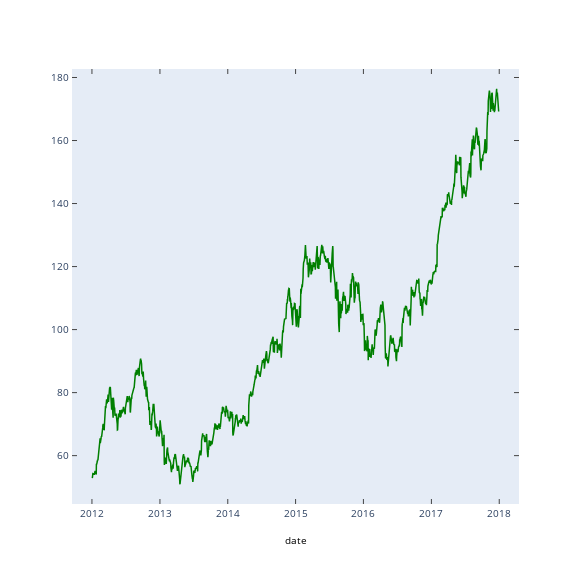

The code cell stored with this chart in its notebook:
### Markdown cell above
### An interactive graph can be produced by simple object conversion.

### Code cell
plotly_fig = tls.mpl_to_plotly(fig)
iplot(plotly_fig)

### Figure 1 — Plotly figure (JSON) as saved in the notebook; plotly's stock layout.template omitted (floating-point values rounded to 4 significant figures; data arrays with more than 128 entries replaced by an {"elided": "..."} marker saying what was removed)
{"data": [{"line": {"color": "rgba (0, 127, 0, 1)", "dash": "solid", "width": 1.5}, "mode": "lines", "name": "_line0", "type": "scatter", "x": {"elided": "1507 str values"}, "xaxis": "x", "y": {"elided": "1507 float values"}, "yaxis": "y"}], "layout": {"autosize": false, "height": 576, "hovermode": "closest", "margin": {"b": 72, "l": 72, "pad": 0, "r": 57, "t": 69}, "showlegend": false, "width": 576, "xaxis": {"anchor": "y", "domain": [0, 1], "mirror": "ticks", "nticks": 8, "range": ["2011-09-15 15:36:00", "2018-04-17 08:24:00"], "showgrid": false, "showline": true, "side": "bottom", "tickfont": {"size": 10}, "ticks": "inside", "title": {"font": {"color": "#000000", "size": 10}, "text": "date"}, "type": "date", "zeroline": false}, "yaxis": {"anchor": "x", "domain": [0, 1], "mirror": "ticks", "nticks": 9, "range": [44.65, 182.7], "showgrid": false, "showline": true, "side": "left", "tickfont": {"size": 10}, "ticks": "inside", "type": "linear", "zeroline": false}}}
